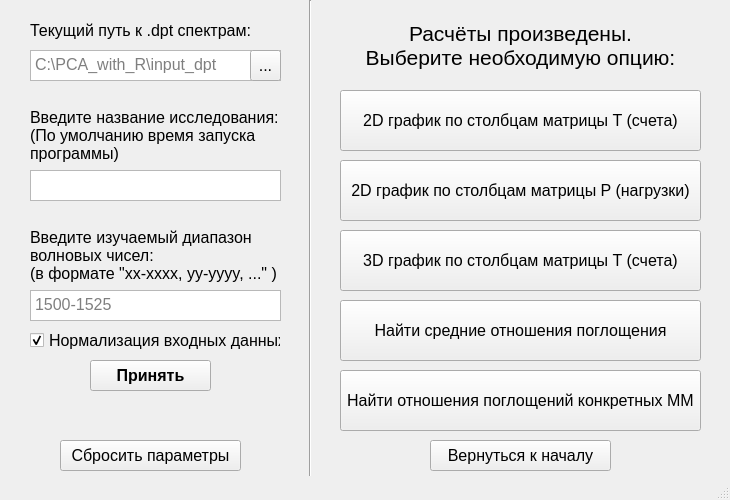
<?xml version="1.0" encoding="UTF-8"?>
<ui version="4.0">
 <class>SecondWindow</class>
 <widget class="QMainWindow" name="SecondWindow">
  <property name="geometry">
   <rect>
    <x>0</x>
    <y>0</y>
    <width>730</width>
    <height>500</height>
   </rect>
  </property>
  <property name="font">
   <font>
    <family>Arial</family>
    <pointsize>12</pointsize>
   </font>
  </property>
  <property name="windowTitle">
   <string>MainWindow</string>
  </property>
  <widget class="QWidget" name="centralwidget">
   <widget class="QLabel" name="label_2">
    <property name="geometry">
     <rect>
      <x>30</x>
      <y>100</y>
      <width>271</width>
      <height>71</height>
     </rect>
    </property>
    <property name="font">
     <font>
      <family>Arial</family>
      <pointsize>12</pointsize>
     </font>
    </property>
    <property name="mouseTracking">
     <bool>true</bool>
    </property>
    <property name="text">
     <string>&lt;html&gt;&lt;head/&gt;&lt;body&gt;&lt;p&gt;Введите название исследования:&lt;br/&gt;(По умолчанию время запуска программы)&lt;/p&gt;&lt;/body&gt;&lt;/html&gt;</string>
    </property>
    <property name="wordWrap">
     <bool>true</bool>
    </property>
   </widget>
   <widget class="QLabel" name="label_3">
    <property name="enabled">
     <bool>true</bool>
    </property>
    <property name="geometry">
     <rect>
      <x>30</x>
      <y>220</y>
      <width>271</width>
      <height>71</height>
     </rect>
    </property>
    <property name="font">
     <font>
      <family>Arial</family>
      <pointsize>12</pointsize>
     </font>
    </property>
    <property name="mouseTracking">
     <bool>true</bool>
    </property>
    <property name="tabletTracking">
     <bool>false</bool>
    </property>
    <property name="acceptDrops">
     <bool>false</bool>
    </property>
    <property name="autoFillBackground">
     <bool>false</bool>
    </property>
    <property name="text">
     <string>&lt;html&gt;&lt;head/&gt;&lt;body&gt;&lt;p&gt;Введите изучаемый диапазон волновых чисел:&lt;br/&gt;(в формате &amp;quot;xx-xxxx, yy-yyyy, ...&amp;quot; )&lt;/p&gt;&lt;/body&gt;&lt;/html&gt;</string>
    </property>
    <property name="scaledContents">
     <bool>false</bool>
    </property>
    <property name="wordWrap">
     <bool>true</bool>
    </property>
   </widget>
   <widget class="QPushButton" name="Accept_Button">
    <property name="geometry">
     <rect>
      <x>90</x>
      <y>360</y>
      <width>121</width>
      <height>31</height>
     </rect>
    </property>
    <property name="font">
     <font>
      <family>Arial</family>
      <pointsize>12</pointsize>
      <weight>75</weight>
      <bold>true</bold>
     </font>
    </property>
    <property name="text">
     <string>Принять</string>
    </property>
   </widget>
   <widget class="QTextEdit" name="Research_name">
    <property name="geometry">
     <rect>
      <x>30</x>
      <y>170</y>
      <width>251</width>
      <height>31</height>
     </rect>
    </property>
    <property name="font">
     <font>
      <family>Arial</family>
      <pointsize>12</pointsize>
     </font>
    </property>
    <property name="html">
     <string>&lt;!DOCTYPE HTML PUBLIC &quot;-//W3C//DTD HTML 4.0//EN&quot; &quot;http://www.w3.org/TR/REC-html40/strict.dtd&quot;&gt;
&lt;html&gt;&lt;head&gt;&lt;meta name=&quot;qrichtext&quot; content=&quot;1&quot; /&gt;&lt;style type=&quot;text/css&quot;&gt;
p, li { white-space: pre-wrap; }
&lt;/style&gt;&lt;/head&gt;&lt;body style=&quot; font-family:'Arial','Arial'; font-size:12pt; font-weight:400; font-style:normal;&quot;&gt;
&lt;p style=&quot;-qt-paragraph-type:empty; margin-top:0px; margin-bottom:0px; margin-left:0px; margin-right:0px; -qt-block-indent:0; text-indent:0px; font-family:'MS Shell Dlg 2'; font-size:8.25pt;&quot;&gt;&lt;br /&gt;&lt;/p&gt;&lt;/body&gt;&lt;/html&gt;</string>
    </property>
   </widget>
   <widget class="QLabel" name="Error_Message">
    <property name="geometry">
     <rect>
      <x>20</x>
      <y>400</y>
      <width>271</width>
      <height>41</height>
     </rect>
    </property>
    <property name="font">
     <font>
      <family>Arial</family>
      <pointsize>12</pointsize>
     </font>
    </property>
    <property name="text">
     <string/>
    </property>
   </widget>
   <widget class="QPushButton" name="Return_home">
    <property name="geometry">
     <rect>
      <x>430</x>
      <y>440</y>
      <width>181</width>
      <height>31</height>
     </rect>
    </property>
    <property name="font">
     <font>
      <family>Arial</family>
      <pointsize>12</pointsize>
     </font>
    </property>
    <property name="text">
     <string>Вернуться к началу</string>
    </property>
   </widget>
   <widget class="QLabel" name="label_4">
    <property name="enabled">
     <bool>true</bool>
    </property>
    <property name="geometry">
     <rect>
      <x>340</x>
      <y>10</y>
      <width>361</width>
      <height>71</height>
     </rect>
    </property>
    <property name="font">
     <font>
      <family>Arial</family>
      <pointsize>16</pointsize>
     </font>
    </property>
    <property name="mouseTracking">
     <bool>true</bool>
    </property>
    <property name="tabletTracking">
     <bool>false</bool>
    </property>
    <property name="acceptDrops">
     <bool>false</bool>
    </property>
    <property name="autoFillBackground">
     <bool>false</bool>
    </property>
    <property name="text">
     <string>&lt;html&gt;&lt;head/&gt;&lt;body&gt;&lt;p align=&quot;center&quot;&gt;Расчёты произведены.&lt;br/&gt;Выберите необходимую опцию:&lt;/p&gt;&lt;/body&gt;&lt;/html&gt;</string>
    </property>
    <property name="scaledContents">
     <bool>false</bool>
    </property>
   </widget>
   <widget class="QPushButton" name="Scores_2D">
    <property name="geometry">
     <rect>
      <x>340</x>
      <y>90</y>
      <width>361</width>
      <height>61</height>
     </rect>
    </property>
    <property name="font">
     <font>
      <family>Arial</family>
      <pointsize>12</pointsize>
     </font>
    </property>
    <property name="text">
     <string>2D график по столбцам матрицы T (счета)</string>
    </property>
   </widget>
   <widget class="QPushButton" name="Loadings_2D">
    <property name="geometry">
     <rect>
      <x>340</x>
      <y>160</y>
      <width>361</width>
      <height>61</height>
     </rect>
    </property>
    <property name="font">
     <font>
      <family>Arial</family>
      <pointsize>12</pointsize>
     </font>
    </property>
    <property name="text">
     <string>2D график по столбцам матрицы P (нагрузки)</string>
    </property>
   </widget>
   <widget class="QPushButton" name="Scores_3D">
    <property name="geometry">
     <rect>
      <x>340</x>
      <y>230</y>
      <width>361</width>
      <height>61</height>
     </rect>
    </property>
    <property name="font">
     <font>
      <family>Arial</family>
      <pointsize>12</pointsize>
     </font>
    </property>
    <property name="text">
     <string>3D график по столбцам матрицы T (счета)</string>
    </property>
   </widget>
   <widget class="QPushButton" name="Average_all">
    <property name="geometry">
     <rect>
      <x>340</x>
      <y>300</y>
      <width>361</width>
      <height>61</height>
     </rect>
    </property>
    <property name="font">
     <font>
      <family>Arial</family>
      <pointsize>12</pointsize>
     </font>
    </property>
    <property name="text">
     <string>Найти средние отношения поглощения</string>
    </property>
   </widget>
   <widget class="QPushButton" name="Patients_button">
    <property name="geometry">
     <rect>
      <x>340</x>
      <y>370</y>
      <width>361</width>
      <height>61</height>
     </rect>
    </property>
    <property name="font">
     <font>
      <family>Arial</family>
      <pointsize>12</pointsize>
     </font>
    </property>
    <property name="text">
     <string>Найти отношения поглощений конкретных ММ</string>
    </property>
   </widget>
   <widget class="Line" name="line">
    <property name="geometry">
     <rect>
      <x>300</x>
      <y>0</y>
      <width>20</width>
      <height>491</height>
     </rect>
    </property>
    <property name="orientation">
     <enum>Qt::Vertical</enum>
    </property>
   </widget>
   <widget class="QPushButton" name="clearData">
    <property name="geometry">
     <rect>
      <x>60</x>
      <y>440</y>
      <width>181</width>
      <height>31</height>
     </rect>
    </property>
    <property name="font">
     <font>
      <family>Arial</family>
      <pointsize>12</pointsize>
     </font>
    </property>
    <property name="text">
     <string>Сбросить параметры</string>
    </property>
   </widget>
   <widget class="QToolButton" name="directory_dpt">
    <property name="geometry">
     <rect>
      <x>250</x>
      <y>50</y>
      <width>31</width>
      <height>31</height>
     </rect>
    </property>
    <property name="text">
     <string>...</string>
    </property>
   </widget>
   <widget class="QLabel" name="label">
    <property name="geometry">
     <rect>
      <x>30</x>
      <y>10</y>
      <width>271</width>
      <height>41</height>
     </rect>
    </property>
    <property name="text">
     <string>Текущий путь к .dpt спектрам:</string>
    </property>
   </widget>
   <widget class="QTextEdit" name="pathText">
    <property name="geometry">
     <rect>
      <x>30</x>
      <y>50</y>
      <width>251</width>
      <height>31</height>
     </rect>
    </property>
    <property name="html">
     <string>&lt;!DOCTYPE HTML PUBLIC &quot;-//W3C//DTD HTML 4.0//EN&quot; &quot;http://www.w3.org/TR/REC-html40/strict.dtd&quot;&gt;
&lt;html&gt;&lt;head&gt;&lt;meta name=&quot;qrichtext&quot; content=&quot;1&quot; /&gt;&lt;style type=&quot;text/css&quot;&gt;
p, li { white-space: pre-wrap; }
&lt;/style&gt;&lt;/head&gt;&lt;body style=&quot; font-family:'Arial'; font-size:12pt; font-weight:400; font-style:normal;&quot;&gt;
&lt;p style=&quot;-qt-paragraph-type:empty; margin-top:0px; margin-bottom:0px; margin-left:0px; margin-right:0px; -qt-block-indent:0; text-indent:0px;&quot;&gt;&lt;br /&gt;&lt;/p&gt;&lt;/body&gt;&lt;/html&gt;</string>
    </property>
    <property name="placeholderText">
     <string>C:\PCA_with_R\input_dpt</string>
    </property>
   </widget>
   <widget class="QCheckBox" name="checkBox">
    <property name="geometry">
     <rect>
      <x>30</x>
      <y>330</y>
      <width>251</width>
      <height>21</height>
     </rect>
    </property>
    <property name="text">
     <string>Нормализация входных данных</string>
    </property>
    <property name="checked">
     <bool>true</bool>
    </property>
    <property name="tristate">
     <bool>false</bool>
    </property>
   </widget>
   <widget class="QTextEdit" name="Diapason_choose">
    <property name="geometry">
     <rect>
      <x>30</x>
      <y>290</y>
      <width>251</width>
      <height>31</height>
     </rect>
    </property>
    <property name="font">
     <font>
      <family>Arial</family>
      <pointsize>12</pointsize>
     </font>
    </property>
    <property name="html">
     <string>&lt;!DOCTYPE HTML PUBLIC &quot;-//W3C//DTD HTML 4.0//EN&quot; &quot;http://www.w3.org/TR/REC-html40/strict.dtd&quot;&gt;
&lt;html&gt;&lt;head&gt;&lt;meta name=&quot;qrichtext&quot; content=&quot;1&quot; /&gt;&lt;style type=&quot;text/css&quot;&gt;
p, li { white-space: pre-wrap; }
&lt;/style&gt;&lt;/head&gt;&lt;body style=&quot; font-family:'Arial','Arial'; font-size:12pt; font-weight:400; font-style:normal;&quot;&gt;
&lt;p style=&quot;-qt-paragraph-type:empty; margin-top:0px; margin-bottom:0px; margin-left:0px; margin-right:0px; -qt-block-indent:0; text-indent:0px; font-family:'MS Shell Dlg 2'; font-size:8.25pt;&quot;&gt;&lt;br /&gt;&lt;/p&gt;&lt;/body&gt;&lt;/html&gt;</string>
    </property>
    <property name="placeholderText">
     <string>1500-1525</string>
    </property>
   </widget>
   <zorder>label_2</zorder>
   <zorder>label_3</zorder>
   <zorder>Accept_Button</zorder>
   <zorder>Research_name</zorder>
   <zorder>Error_Message</zorder>
   <zorder>Return_home</zorder>
   <zorder>label_4</zorder>
   <zorder>Scores_2D</zorder>
   <zorder>Loadings_2D</zorder>
   <zorder>Scores_3D</zorder>
   <zorder>Average_all</zorder>
   <zorder>Patients_button</zorder>
   <zorder>line</zorder>
   <zorder>clearData</zorder>
   <zorder>label</zorder>
   <zorder>pathText</zorder>
   <zorder>directory_dpt</zorder>
   <zorder>checkBox</zorder>
   <zorder>Diapason_choose</zorder>
  </widget>
  <widget class="QStatusBar" name="statusbar"/>
 </widget>
 <resources/>
 <connections/>
</ui>
